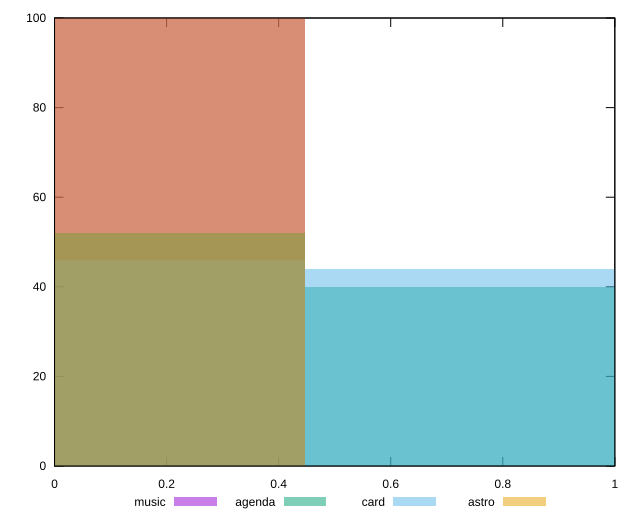

The script that saved this image:
reset

$music <<EOF
0 100
EOF

$agenda <<EOF
0 52
0.8945512439578454 40
EOF

$card <<EOF
0.8945512439578454 44
0 46
EOF

$astro <<EOF
0 100
EOF

set key outside below
set boxwidth 0.8945512439578454
set xrange [0:1]
set yrange [0:100]
set trange [0:100]
set style fill transparent solid 0.5 noborder
set terminal svg size 640, 520 enhanced background rgb 'white'
set output "reports/report_00028_2021-02-24T12-49-42.674Z/third-party-summary/comparison/histogram/all_score.svg"

plot $music title "music" with boxes, \
     $agenda title "agenda" with boxes, \
     $card title "card" with boxes, \
     $astro title "astro" with boxes

reset
